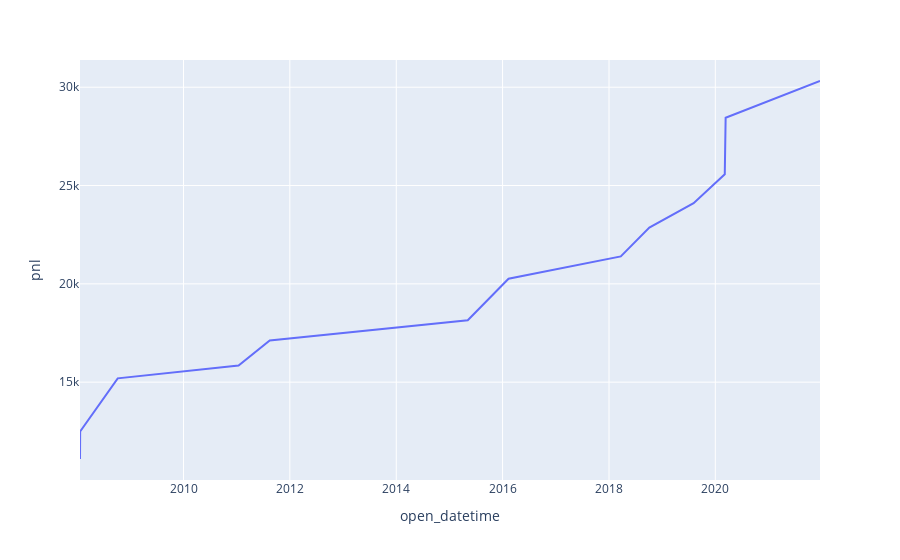

Notebook code cell kept with this figure:
### Code cell
buy_dd_strategy = Strategy(data, 10000, 1)
result = buy_dd_strategy.run()

display(result)
display(px.line(result, x='open_datetime', y='pnl'))

### Figure 1 — Plotly figure (JSON) as saved in the notebook; plotly's stock layout.template omitted (floating-point values rounded to 4 significant figures)
{"data": [{"hovertemplate": "open_datetime=%{x}<br>pnl=%{y}<extra></extra>", "legendgroup": "", "line": {"color": "#636efa", "dash": "solid"}, "marker": {"symbol": "circle"}, "mode": "lines", "name": "", "orientation": "v", "showlegend": false, "type": "scatter", "x": ["2008-01-21", "2008-01-22", "2008-10-06", "2011-01-14", "2011-08-16", "2015-05-07", "2016-02-11", "2018-03-23", "2018-10-05", "2019-08-05", "2020-03-06", "2020-03-12", "2021-12-20"], "xaxis": "x", "y": [11090.0, 12495, 15190.0, 15850.0, 17120.0, 18150.0, 20260.0, 21390.0, 22870.0, 24100.0, 25580.0, 28450.0, 30320.0], "yaxis": "y"}], "layout": {"legend": {"tracegroupgap": 0}, "margin": {"t": 60}, "xaxis": {"anchor": "y", "domain": [0, 1], "title": {"text": "open_datetime"}}, "yaxis": {"anchor": "x", "domain": [0, 1], "title": {"text": "pnl"}}}}
